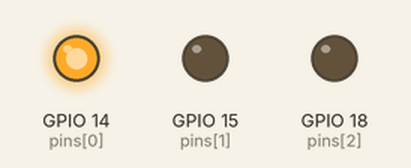
Recording of a program running on a simulated Raspberry Pi (BCM pin numbers). Shown: output pins drawn as LEDs (lit = HIGH). At 15.0 s the program stops and its outputs stay as they are.

Above: at 0.2 s.
At 1.7 s:
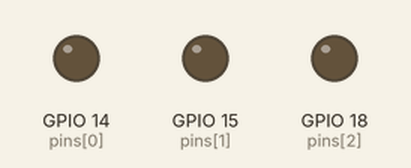
Timing chart, 0 to 3.0 s (numbered marks = the images above):
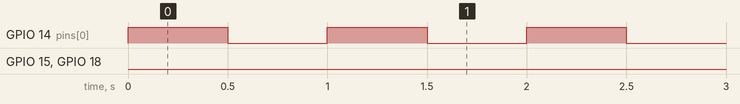

Measured:
- by itself, GPIO 14 (pins[0]): alternates HIGH for 0.50 s and LOW for 0.50 s, 10 changes in all, then stays LOW
- by itself, GPIO 15 (pins[1]): LOW → HIGH at 5.0 s, → LOW 0.50 s later, → HIGH 0.50 s later, → LOW 0.50 s later, … (10 changes in this stretch)
- by itself, GPIO 18 (pins[2]): LOW → HIGH at 10.0 s, → LOW 0.50 s later, → HIGH 0.50 s later, → LOW 0.50 s later, … (10 changes in this stretch)

The program:

lab1.flash.py
```python
import RPi.GPIO as GPIO
import time

# 14 - Blue
# 15 - Green
# 18 - Red
pins = [14, 15, 18]

def setup():
  # Use BCM numberings
  GPIO.setmode(GPIO.BCM)
  for pin in pins:
    GPIO.setup(pin, GPIO.OUT)
    GPIO.output(pin, False)

def flash(pin):
  for i in range(0, 5):
    GPIO.output(pin, True)
    time.sleep(0.5)
    GPIO.output(pin, False)
    time.sleep(0.5)

def flash_all():
  for pin in pins:
    flash(pin)

def destroy():
  for pin in pins:
    GPIO.output(pin, False)
    GPIO.setup(pin, GPIO.IN)

if __name__ == '__main__':
  setup()
  try:
    flash_all()
  except KeyboardInterrupt:
    destroy()
  finally:
    GPIO.cleanup()
```
